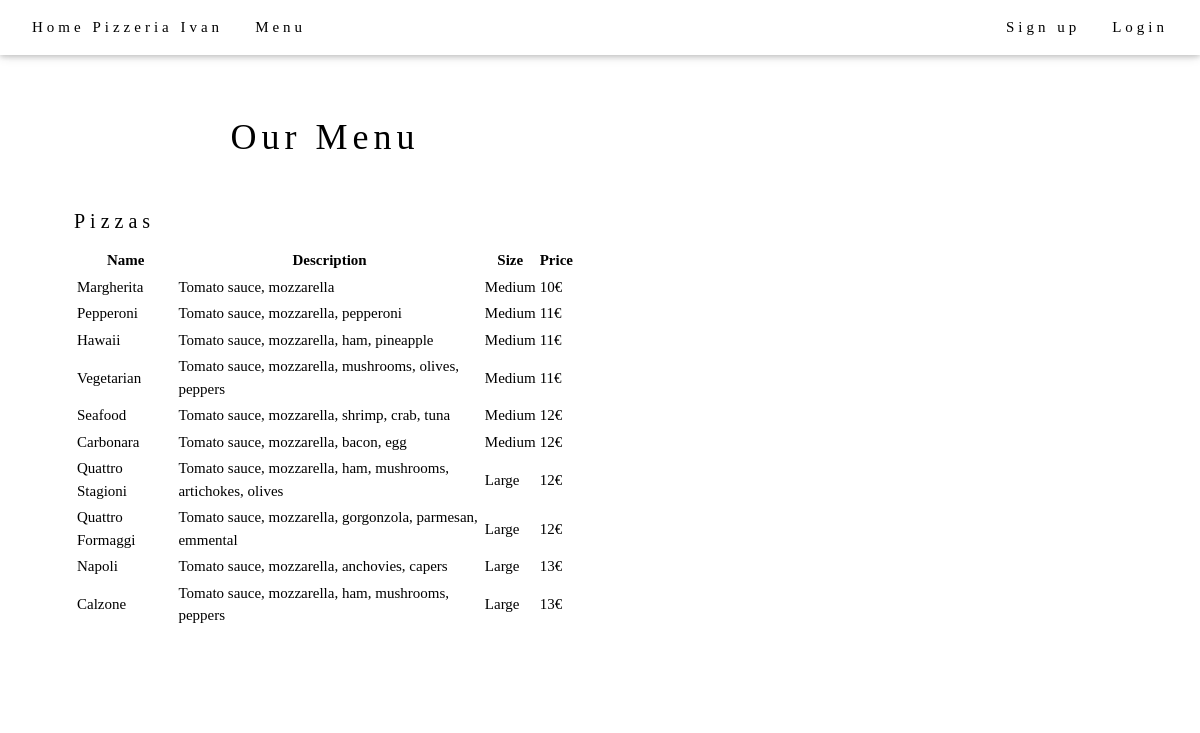
Before: / with the older database file.
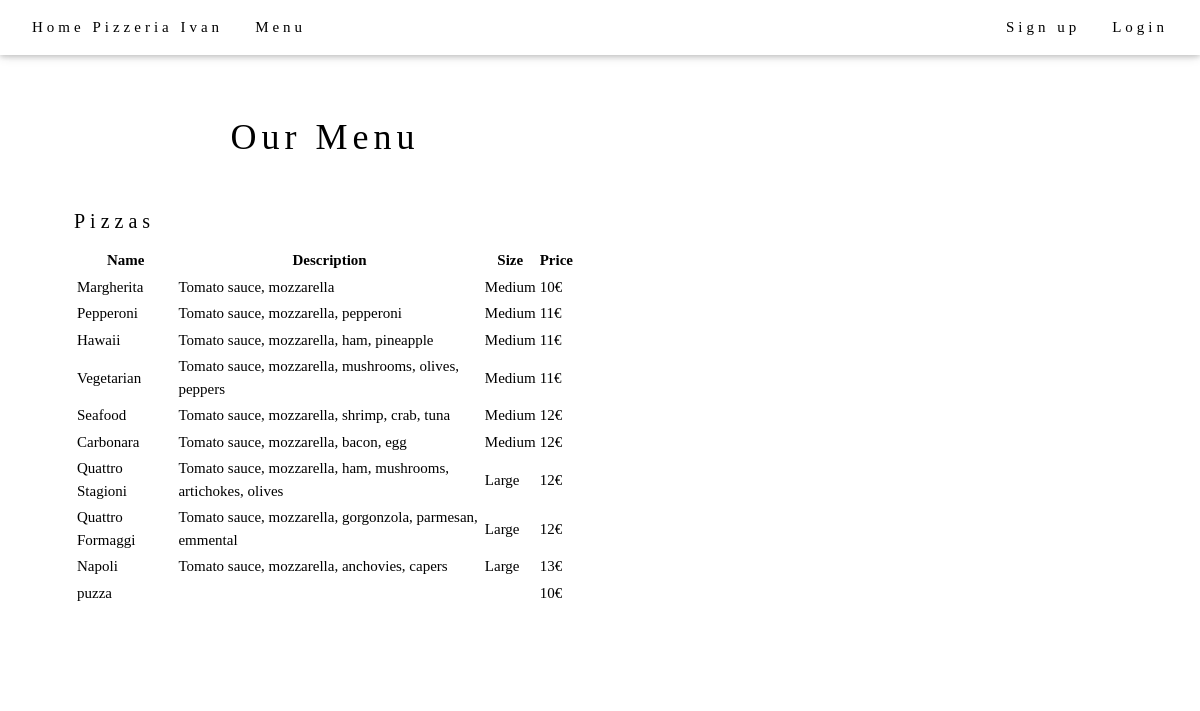
After: the same page with the newer database file.
### Examinationsprojekt/database.py (models this page shows, shortened)
class Pizzas(Base):
        __tablename__ = "Pizzas"
        id = Column(Integer, primary_key=True)
        name = Column(String(255))
        price = Column(String(255))
        size = Column(Integer)
        toppings = Column(String(255))

### Examinationsprojekt/app.py (the view)
@app.route('/')
def index():
    list_pizzas = list_pizza()
    return render_template('index.html', pizzas=list_pizzas)

### Examinationsprojekt/app.py (called while the page is built)
def list_pizza():
    Session = sessionmaker(bind=engine)
    s = Session()
    result_pizzas = s.query(Pizzas).all()
    name_pizzas = []
    price_pizzas = []
    size_pizzas = []
    toppings_pizzas = []
    id_pizzas = []
    for row in result_pizzas:
        name_pizzas.append(row.name)
        price_pizzas.append(row.price)
        size_pizzas.append(row.size)
        toppings_pizzas.append(row.toppings)
        id_pizzas.append(row.id)
    list_pizzas = []
    for i in range(len(name_pizzas)):
        list_pizzas.append([name_pizzas[i], price_pizzas[i], size_pizzas[i], toppings_pizzas[i], id_pizzas[i]])
    return list_pizzas

### Examinationsprojekt/templates/index.html (shortened to what this page needs)
{% extends "base.html" %}
{% block head %}
    <link rel="stylesheet" href="{{ url_for('static', filename='css/w3.css') }}">
{% endblock %}
{% block navbar %}
<div class="w3-top">
    <div class="w3-bar w3-white w3-padding w3-card" style="letter-spacing:4px;">
      <a href="#home" class="w3-bar-item w3-button">Home Pizzeria Ivan</a>
      <a href="#menu" class="w3-bar-item w3-button">Menu</a>
      <div class="w3-right w3-hide-small">
        <a href="/sign_up" class="w3-bar-item w3-button">Sign up</a>
        <a href="/home" class="w3-bar-item w3-button">Login</a>
      </div>
    </div>
  </div>
{% endblock %}
{% block body %}
<header class="w3-display-container w3-content w3-wide" style="max-width:1600px;min-width:500px" id="home">
    <div class="w3-display-bottomleft w3-padding-large w3-opacity">
    </div>
  </header>
<div class="w3-content" style="max-width:1100px">
    <div class="w3-row w3-padding-64" id="menu">
        <div class="w3-col l6 w3-padding-large">
            <h1 class="w3-center">Our Menu</h1><br>
            <h4>Pizzas</h4>
            <table style="width:100%">
                <tr>
                  <th>Name</th>
                  <th>Description</th>
                  <th>Size</th>
                  <th>Price</th>
                </tr>
                {% for pizza in pizzas %}
                <tr>
                  <td>{{pizza[0]}}</td>
                  <td>{{pizza[3]}}</td>
                  <td>{{pizza[2]}}</td>
                  <td>{{pizza[1]}}€</td>
                </tr>
                {% endfor %}
              </table>
        </div>
    </div>
</div>
{% endblock %}

### Examinationsprojekt/templates/base.html (shortened to what this page needs)
<!DOCTYPE html>
<html>
<head>
{% block head %}
{% endblock %}
</head>
<body>
    {% block navbar %}
    {% endblock %}
    {% block body %}
    {% endblock %}
</body>
</html>

### Examinationsprojekt/static/css/w3.css (style rules this page uses)
*,*:before,*:after { box-sizing:inherit }
html { -ms-text-size-adjust:100%;-webkit-text-size-adjust:100% }
body { margin:0 }
article,aside,details,figcaption,figure,footer,header,main,menu,nav,section { display:block }
a { background-color:transparent }
html,body { font-family:Verdana,sans-serif;font-size:15px;line-height:1.5 }
html { overflow-x:hidden }
h1 { font-size:36px }
h4 { font-size:20px }
h1,h2,h3,h4,h5,h6 { font-family:"Segoe UI",Arial,sans-serif;font-weight:400;margin:10px 0 }
.w3-wide { letter-spacing:4px }
a { color:inherit }
.w3-btn,.w3-button { border:none;display:inline-block;padding:8px 16px;vertical-align:middle;overflow:hidden;text-decoration:none;color:inherit;background-color:inherit;text-align:center;cursor:pointer;white-space:nowrap }
.w3-btn,.w3-button { -webkit-touch-callout:none;-webkit-user-select:none;-khtml-user-select:none;-moz-user-select:none;-ms-user-select:none;user-select:none }
.w3-tooltip,.w3-display-container { position:relative }
.w3-bar { width:100%;overflow:hidden }
.w3-bar .w3-bar-item { padding:8px 16px;float:left;width:auto;border:none;display:block;outline:0 }
.w3-bar .w3-button { white-space:normal }
.w3-container:after,.w3-container:before,.w3-panel:after,.w3-panel:before,.w3-row:after,.w3-row:before,.w3-row-padding:after,.w3-row-padding:before, .w3-cell-row:before,.w3-cell-row:after,.w3-clear:after,.w3-clear:before,.w3-bar:before,.w3-bar:after { content:"";display:table;clear:both }
.w3-col,.w3-half,.w3-third,.w3-twothird,.w3-threequarter,.w3-quarter { float:left;width:100% }
@media (min-width:993px) { .w3-col.l6 { width:49.99999% } }
.w3-content,.w3-auto { margin-left:auto;margin-right:auto }
.w3-content { max-width:980px }
.w3-top,.w3-bottom { position:fixed;width:100%;z-index:1 }
.w3-top { top:0 }
.w3-display-bottomleft { position:absolute;left:0;bottom:0 }
.w3-card,.w3-card-2 { box-shadow:0 2px 5px 0 rgba(0,0,0,0.16),0 2px 10px 0 rgba(0,0,0,0.12) }
.w3-opacity,.w3-hover-opacity:hover { opacity:0.60 }
.w3-center { text-align:center!important }
.w3-padding { padding:8px 16px!important }
.w3-padding-large { padding:12px 24px!important }
.w3-padding-64 { padding-top:64px!important;padding-bottom:64px!important }
.w3-right { float:right!important }
.w3-white,.w3-hover-white:hover { color:#000!important;background-color:#fff!important }

### Examinationsprojekt/templates/base.html (style rules this page uses)
body { font-family: "Times New Roman", Georgia, Serif; }
h1, h2, h3, h4, h5, h6 { font-family: "Playfair Display"; letter-spacing: 5px; }

Changed rows visible on the page:
changed Pizzas: name "Calzone" → "puzza"; price "13" → "10"; toppings "Tomato sauce, mozzarella, ham, mushrooms, peppers" → (not shown); size "Large" → (not shown)
